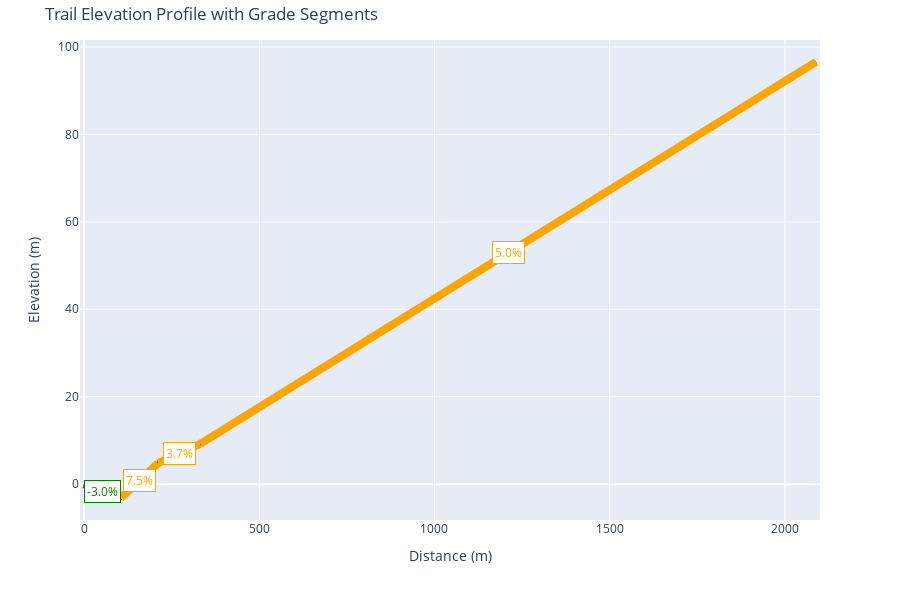

The notebook cell saved with this chart:
### Code cell
plot_elevation_profile(cut_segment(df_parquet['altitude_profile'].iloc[0], df_parquet['distance_profile'].iloc[0], df_parquet['coordinates'].iloc[0]))

### Figure 1 — Plotly figure (JSON) as saved in the notebook; plotly's stock layout.template omitted (floating-point values rounded to 4 significant figures)
{"data": [{"hoverinfo": "text", "line": {"color": "black", "width": 4}, "mode": "lines", "name": "Elevation", "text": ["Start: 0.0m<br>Grade: -3.0%<br>Type: descent<br>Elev Δ: -3.2m<br>Max: 4.6%<br>Min: -8.2%", "", "Start: 104.8m<br>Grade: 7.5%<br>Type: climb<br>Elev Δ: 8.0m<br>Max: 8.5%<br>Min: -1.3%", "", "Start: 211.3m<br>Grade: 3.7%<br>Type: climb<br>Elev Δ: 4.4m<br>Max: 6.7%<br>Min: 3.6%", "", "Start: 331.5m<br>Grade: 5.0%<br>Type: climb<br>Elev Δ: 87.4m<br>Max: 8.8%<br>Min: 3.2%", ""], "type": "scatter", "x": [0, 104.8, 104.8, 211.3, 211.3, 331.5, 331.5, 2088.0], "y": [0, -3.2, -3.2, 4.8, 4.8, 9.2, 9.2, 96.6]}], "layout": {"annotations": [{"bgcolor": "white", "bordercolor": "green", "borderpad": 2, "borderwidth": 1, "font": {"color": "green", "size": 12}, "showarrow": false, "text": "-3.0%", "x": 52.4, "y": -1.6}, {"bgcolor": "white", "bordercolor": "orange", "borderpad": 2, "borderwidth": 1, "font": {"color": "orange", "size": 12}, "showarrow": false, "text": "7.5%", "x": 158.1, "y": 0.8}, {"bgcolor": "white", "bordercolor": "orange", "borderpad": 2, "borderwidth": 1, "font": {"color": "orange", "size": 12}, "showarrow": false, "text": "3.7%", "x": 271.4, "y": 7.0}, {"bgcolor": "white", "bordercolor": "orange", "borderpad": 2, "borderwidth": 1, "font": {"color": "orange", "size": 12}, "showarrow": false, "text": "5.0%", "x": 1210, "y": 52.9}], "height": 600, "hovermode": "x unified", "legend": {"orientation": "h", "x": 1, "xanchor": "right", "y": 1.02, "yanchor": "bottom"}, "margin": {"t": 40}, "shapes": [{"line": {"color": "green", "dash": "solid", "width": 8}, "type": "line", "x0": 0, "x1": 104.8, "y0": 0, "y1": -3.2}, {"line": {"color": "orange", "dash": "solid", "width": 8}, "type": "line", "x0": 104.8, "x1": 211.3, "y0": -3.2, "y1": 4.8}, {"line": {"color": "orange", "dash": "solid", "width": 8}, "type": "line", "x0": 211.3, "x1": 331.5, "y0": 4.8, "y1": 9.2}, {"line": {"color": "orange", "dash": "solid", "width": 8}, "type": "line", "x0": 331.5, "x1": 2088.0, "y0": 9.2, "y1": 96.6}], "title": {"text": "Trail Elevation Profile with Grade Segments"}, "xaxis": {"title": {"text": "Distance (m)"}}, "yaxis": {"range": [-8.2, 101.6], "title": {"text": "Elevation (m)"}}}}
